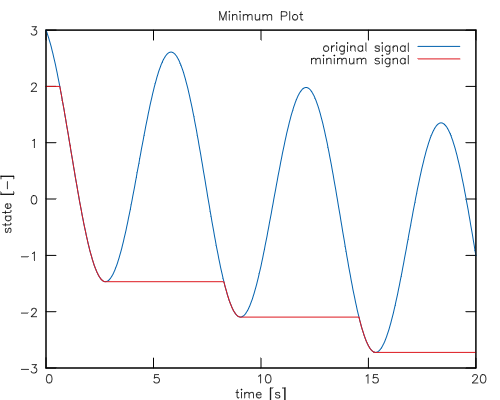

This chart was generated by the following gnuplot code:
set title 'Minimum Plot'
set xlabel 'time [s]'
set ylabel 'state [-]'
set style line 1 lc rgb '#0060ad' lw 1 pi -1 ps 1.0
set style line 2 lc rgb '#dd181f' lw 1 pi -1 ps 1.0
plot 'data.txt' using 1:3 smooth unique with line ls 1 title 'original signal', 'data.txt' smooth unique with line ls 2 title 'minimum signal'
